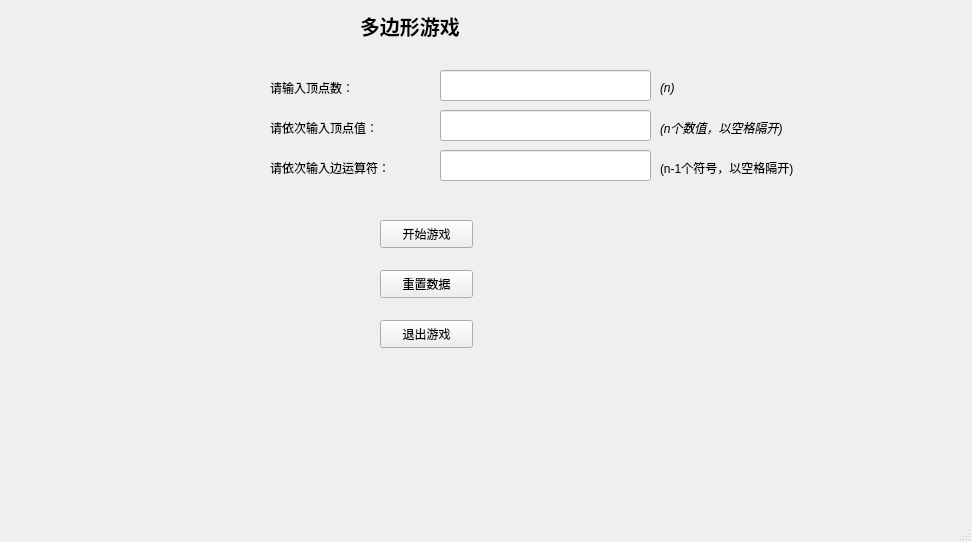
<?xml version="1.0" encoding="UTF-8"?>
<ui version="4.0">
 <class>MainWindow</class>
 <widget class="QMainWindow" name="MainWindow">
  <property name="geometry">
   <rect>
    <x>0</x>
    <y>0</y>
    <width>972</width>
    <height>542</height>
   </rect>
  </property>
  <property name="font">
   <font>
    <italic>false</italic>
   </font>
  </property>
  <property name="windowTitle">
   <string>MainWindow</string>
  </property>
  <widget class="QWidget" name="centralwidget">
   <widget class="QLabel" name="label">
    <property name="geometry">
     <rect>
      <x>360</x>
      <y>0</y>
      <width>141</width>
      <height>51</height>
     </rect>
    </property>
    <property name="font">
     <font>
      <family>Arial</family>
      <pointsize>15</pointsize>
      <weight>75</weight>
      <italic>false</italic>
      <bold>true</bold>
     </font>
    </property>
    <property name="text">
     <string>多边形游戏</string>
    </property>
   </widget>
   <widget class="QLabel" name="label_2">
    <property name="geometry">
     <rect>
      <x>270</x>
      <y>80</y>
      <width>101</width>
      <height>16</height>
     </rect>
    </property>
    <property name="font">
     <font>
      <italic>false</italic>
     </font>
    </property>
    <property name="text">
     <string>请输入顶点数：</string>
    </property>
   </widget>
   <widget class="QLabel" name="label_3">
    <property name="geometry">
     <rect>
      <x>270</x>
      <y>120</y>
      <width>141</width>
      <height>16</height>
     </rect>
    </property>
    <property name="font">
     <font>
      <italic>false</italic>
     </font>
    </property>
    <property name="text">
     <string>请依次输入顶点值：</string>
    </property>
   </widget>
   <widget class="QLabel" name="label_4">
    <property name="geometry">
     <rect>
      <x>270</x>
      <y>160</y>
      <width>161</width>
      <height>16</height>
     </rect>
    </property>
    <property name="font">
     <font>
      <italic>false</italic>
     </font>
    </property>
    <property name="text">
     <string>请依次输入边运算符：</string>
    </property>
   </widget>
   <widget class="QPushButton" name="begin">
    <property name="geometry">
     <rect>
      <x>380</x>
      <y>220</y>
      <width>93</width>
      <height>28</height>
     </rect>
    </property>
    <property name="font">
     <font>
      <italic>false</italic>
     </font>
    </property>
    <property name="text">
     <string>开始游戏</string>
    </property>
   </widget>
   <widget class="QPushButton" name="reset">
    <property name="geometry">
     <rect>
      <x>380</x>
      <y>270</y>
      <width>93</width>
      <height>28</height>
     </rect>
    </property>
    <property name="font">
     <font>
      <italic>false</italic>
     </font>
    </property>
    <property name="text">
     <string>重置数据</string>
    </property>
   </widget>
   <widget class="QLabel" name="label_5">
    <property name="geometry">
     <rect>
      <x>660</x>
      <y>80</y>
      <width>72</width>
      <height>15</height>
     </rect>
    </property>
    <property name="font">
     <font>
      <italic>true</italic>
     </font>
    </property>
    <property name="text">
     <string>(n)</string>
    </property>
   </widget>
   <widget class="QLabel" name="label_6">
    <property name="geometry">
     <rect>
      <x>660</x>
      <y>120</y>
      <width>171</width>
      <height>16</height>
     </rect>
    </property>
    <property name="font">
     <font>
      <italic>true</italic>
     </font>
    </property>
    <property name="text">
     <string>(n个数值，以空格隔开)</string>
    </property>
   </widget>
   <widget class="QLabel" name="label_7">
    <property name="geometry">
     <rect>
      <x>660</x>
      <y>160</y>
      <width>201</width>
      <height>16</height>
     </rect>
    </property>
    <property name="text">
     <string>(n-1个符号，以空格隔开)</string>
    </property>
   </widget>
   <widget class="QPushButton" name="exit">
    <property name="geometry">
     <rect>
      <x>380</x>
      <y>320</y>
      <width>93</width>
      <height>28</height>
     </rect>
    </property>
    <property name="font">
     <font>
      <italic>false</italic>
     </font>
    </property>
    <property name="text">
     <string>退出游戏</string>
    </property>
   </widget>
   <widget class="QLineEdit" name="sumOfNode">
    <property name="geometry">
     <rect>
      <x>440</x>
      <y>70</y>
      <width>211</width>
      <height>31</height>
     </rect>
    </property>
    <property name="font">
     <font>
      <italic>false</italic>
     </font>
    </property>
   </widget>
   <widget class="QLineEdit" name="valuesOfNodes">
    <property name="geometry">
     <rect>
      <x>440</x>
      <y>110</y>
      <width>211</width>
      <height>31</height>
     </rect>
    </property>
    <property name="font">
     <font>
      <italic>false</italic>
     </font>
    </property>
   </widget>
   <widget class="QLineEdit" name="opCharsOfEdge">
    <property name="geometry">
     <rect>
      <x>440</x>
      <y>150</y>
      <width>211</width>
      <height>31</height>
     </rect>
    </property>
   </widget>
  </widget>
  <widget class="QMenuBar" name="menubar">
   <property name="geometry">
    <rect>
     <x>0</x>
     <y>0</y>
     <width>972</width>
     <height>26</height>
    </rect>
   </property>
  </widget>
  <widget class="QStatusBar" name="statusbar"/>
 </widget>
 <resources/>
 <connections/>
</ui>
